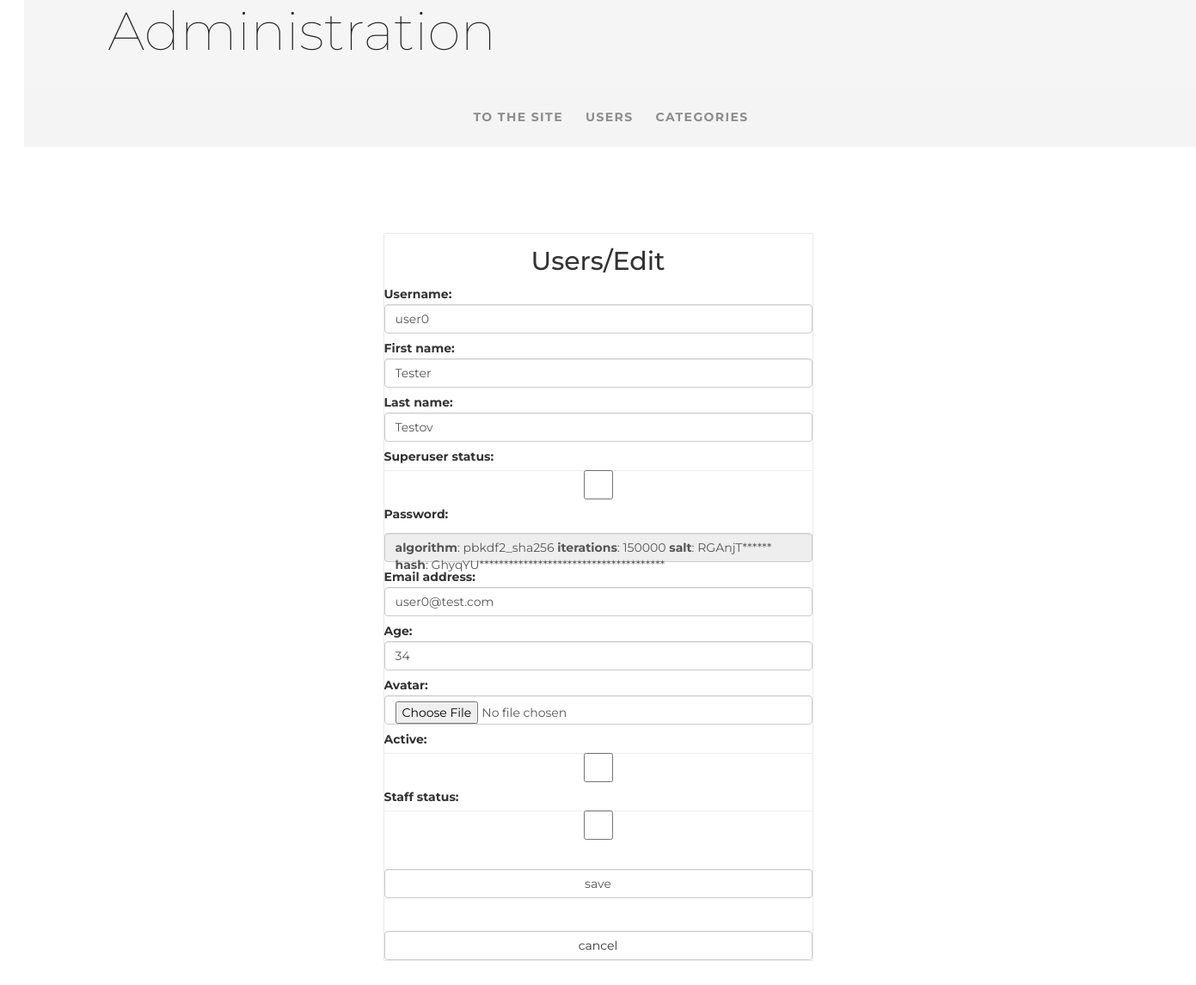
Before: /my/admin/user/update/3/ (signed in) with the older database file.
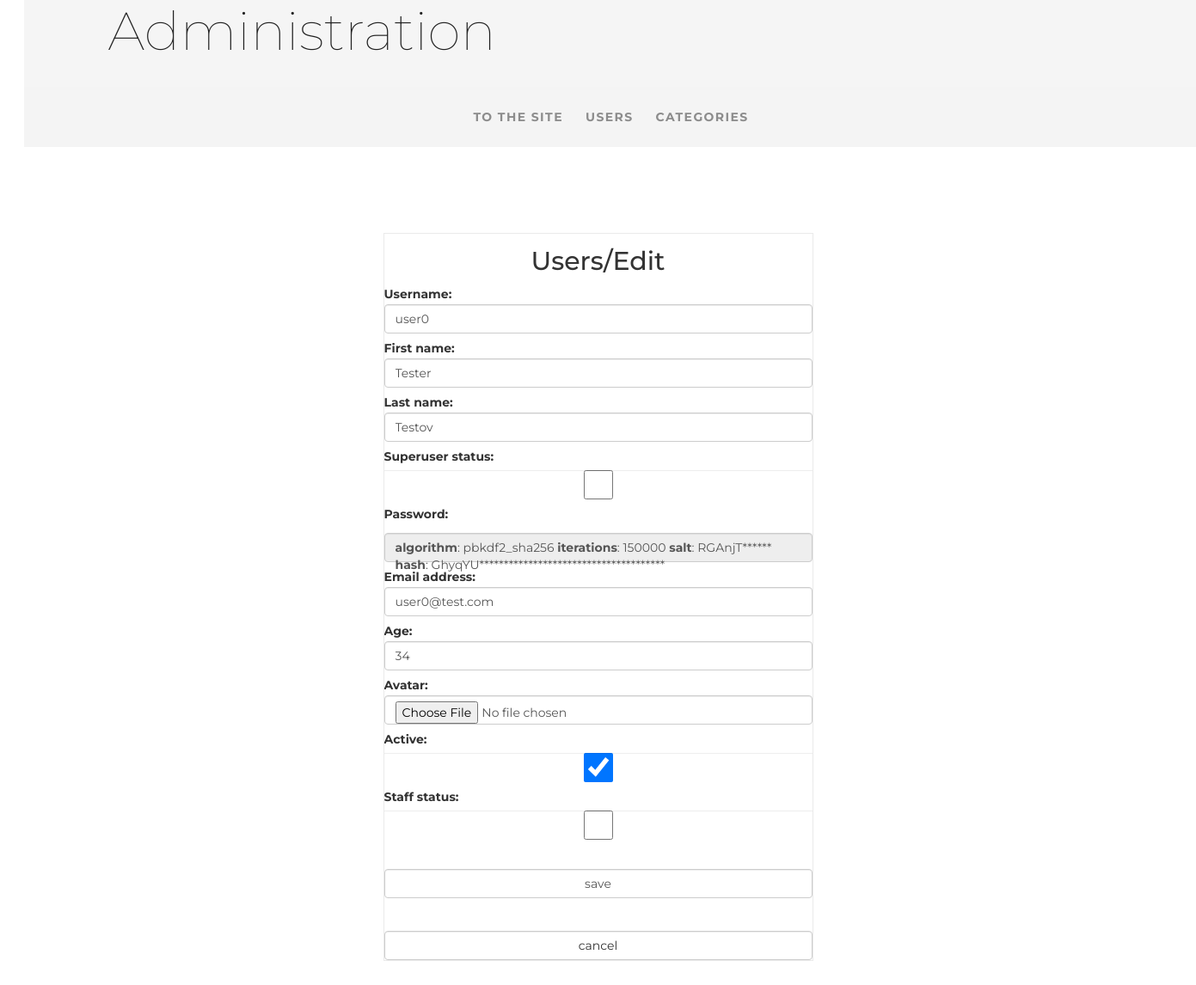
After: the same page with the newer database file.
### authapp/models.py (models this page shows, shortened)
class ShopUser(AbstractUser):
    age = models.PositiveSmallIntegerField(verbose_name='age', null=True)
    avatar = models.ImageField(upload_to='users_avatars', blank=True)
    activation_key = models.CharField(max_length=128, blank=True)
    activation_key_expires = models.DateTimeField(default=get_activation_key_expires)

### adminapp/views.py (the view)
# urls.py: re_path(r'^user/update/(?P<pk>\d+)/$', adminapp.UserUpdateView.as_view(), name='user_update'),
class UserUpdateView(OnlyAdminMixin, PageTitleMixin, UpdateView):
    model = ShopUser
    form_class = AdminShopUserUpdateForm
    success_url = reverse_lazy('adminapp:users')
    page_title = 'users/edit'

### adminapp/forms.py
class AdminShopUserUpdateForm(AddCSSClassFormControlMixin, ChekAge18Mixin, UserChangeForm):
    class Meta:
        model = ShopUser
        fields = (
            'username', 'first_name', 'last_name', 'is_superuser',
            'password', 'email', 'age', 'avatar', 'is_active', 'is_staff'
        )

### adminapp/views.py (called while the page is built)
    @method_decorator(user_passes_test(lambda user: user.is_superuser))
    def dispatch(self, request, *args, **kwargs):
        return super().dispatch(request, *args, **kwargs)

    def get_context_data(self, **kwargs):
        context = super().get_context_data(**kwargs)
        context['page_title'] = self.page_title
        return context

### basketapp/context_processors.py (called while the page is built)
def basket(request):
    if request.user.is_authenticated:
        basket = request.user.basket.all()
    else:
        basket = []
    return {
        'basket': basket,
    }

### mainapp/context_processors.py (called while the page is built)
def menu(request):
    menu = ProductCategory.objects.filter(is_active=True)
    return {
        'categories': menu,
    }

### adminapp/templates/authapp/shopuser_form.html (shortened to what this page needs)
{% extends 'adminapp/base.html' %}
{% load static %}
{% block container %}
    <div class="login">
        <div class="h2 text-center head">
            {{ page_title|title }}
        </div>
        <form class="form-horizontal" method="post" enctype="multipart/form-data">
            {{ form.as_p }}
            <br>
            <input class="form-control" type="submit" value="save">
        </form>
        <br>
        <br>
        <a class="btn btn-default form-control" href=
                {% url 'adminapp:users' %}>cancel</a>
    </div>
{% endblock %}

Changed rows visible on the page:
changed ShopUser "user0": is_active "☐" → "☑"
